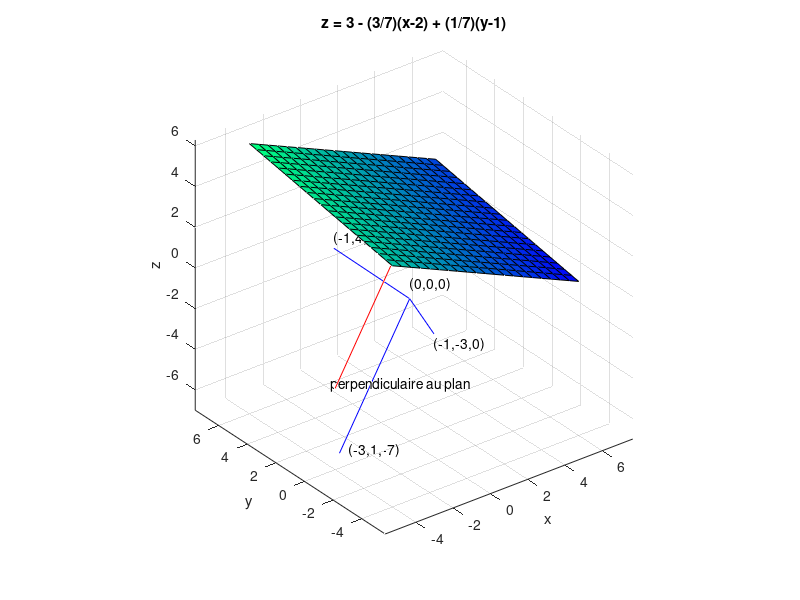

Reproduce this figure in MATLAB.
close all

% graph of the plane  z = 3 - (3/7)(x-2) + (1/7)(y-1)
[x,y] = meshgrid(-4:0.5:6,-4:0.5:6);
z = 3 - (3/7)*(x-2) + (1/7)*(y-1);
surf(x,y,z);
colormap winter
xlabel('x')
ylabel('y')
zlabel('z')
title('z = 3 - (3/7)(x-2) + (1/7)(y-1)');
hold on

% Draw a normal to the plan
s = linspace(0,1,2);
plot3(-1-3*s,-1+s,4-7*s,'r');
text(-4,0.5,-3,'{\rm perpendiculaire au plan}');

% Draw the vector  (-3,1,-7) = (-1,-3,0) x (-1,4,1)
plot3(-3*s,s,-7*s,'b');
text(-2.5,1,-7,'(-3,1,-7)');

% Draw the vector (-1,-3,0) parallel to the plane
plot3(-s,-3*s,0*s,'b');
text(-1,-3, -.5,'(-1,-3,0)');

% Draw the vetor (-1,4,1) parallel to the plane
plot3(-s,4*s,s,'b');
text(-1,4,1.5,'(-1,4,1)');

% The origin
text(0,0,0.7,'(0,0,0)');

% Equal scale for the axis
axis equal;
